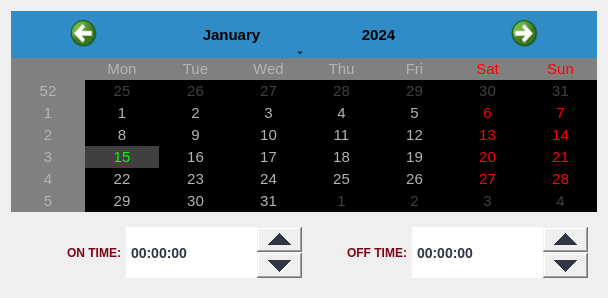
            <widget class="QWidget" name="tab_6">
             <attribute name="title">
              <string>Circuit 3</string>
             </attribute>
             <layout class="QVBoxLayout" name="verticalLayout_21">
              <item>
               <widget class="QCalendarWidget" name="circuit3_calendar">
                <property name="styleSheet">
                 <string notr="true">QCalendarWidget QToolButton {
  	height: 40px;
  	width: 50px;
  	color: black;
  	font-size: 15px;
  	icon-size: 30px, 30px;
  	/*background-color: qlineargradient(x1:0, y1:0, x2:0, y2:1, stop: 0 #cccccc, stop: 1 #333333);*/
  }
QCalendarWidget QMenuBar {
width: 15px;
}
/*the desplegable menu*/
  QCalendarWidget QMenu { 
  	width: 75px;
    left: 10px;
  	color: white;
  	/*font-size: 18px;*/
  	/*background-color: rgb(100, 100, 100);*/
  }
  QCalendarWidget QSpinBox { 
  	/*width: 30px; */
  	font-size:15px; 
  	color: black; 
	width:10px;
	padding-left: 10px;
  	/*background-color: qlineargradient(x1:0, y1:0, x2:0, y2:1, stop: 0 #cccccc, stop: 1 #333333); */
  	selection-background-color: rgb(100, 100, 100);
  }
  QCalendarWidget QSpinBox::up-button {
/*subcontrol-origin: border; */
 subcontrol-position: top right;  
width:40px; 

color: black;

}
  QCalendarWidget QSpinBox::down-button {
/*subcontrol-origin: border; */
subcontrol-position: bottom right; 
width:40px;

color: black;
}
  QCalendarWidget QSpinBox::up-arrow { 
width:15px;  
height:35px; 

}
  QCalendarWidget QSpinBox::down-arrow { 
width:15px;  
height:35px; 
}
   
  /* header row */
  QCalendarWidget QWidget {
 alternate-background-color: rgb(128, 128, 128); 
width:140px;

}
   
  /* normal days */
  QCalendarWidget QAbstractItemView:enabled 
  {
width: 15px;
  	font-size:15px;  
  	color: rgb(180, 180, 180);  
  	background-color: black;  
  	selection-background-color: rgb(64, 64, 64); 
  	selection-color: rgb(0, 255, 0); 
  }
QCalendarWidget QAbstractItemView 
  {
  }
   
  /* days in other months */
  /* navigation bar */
QCalendarWidget QWidget#qt_calendar_navigationbar
{ 
/*background-color: qlineargradient(x1:0, y1:0, x2:0, y2:1, stop: 0 #cccccc, stop: 1 #333333); */
}

QCalendarWidget QAbstractItemView:disabled 
{ 
width: 15px;
color: rgb(64, 64, 64); 
}</string>
                </property>
               </widget>
              </item>
              <item>
               <widget class="QWidget" name="widget_19" native="true">
                <layout class="QHBoxLayout" name="horizontalLayout_14">
                 <property name="spacing">
                  <number>5</number>
                 </property>
                 <item>
                  <widget class="QLabel" name="label_35">
                   <property name="font">
                    <font>
                     <pointsize>-1</pointsize>
                     <weight>75</weight>
                     <italic>false</italic>
                     <bold>true</bold>
                    </font>
                   </property>
                   <property name="styleSheet">
                    <string notr="true">color:#800113;
font:bold 12px;</string>
                   </property>
                   <property name="text">
                    <string>ON TIME:</string>
                   </property>
                   <property name="alignment">
                    <set>Qt::AlignRight|Qt::AlignTrailing|Qt::AlignVCenter</set>
                   </property>
                  </widget>
                 </item>
                 <item>
                  <widget class="QTimeEdit" name="circuit3_onTime">
                   <property name="minimumSize">
                    <size>
                     <width>127</width>
                     <height>47</height>
                    </size>
                   </property>
                   <property name="styleSheet">
                    <string notr="true">QTimeEdit { 
min-height: 45px;
  	min-width: 125px; 
font:bold;
  	font-size:14px; 
  	color: #323642; 
  	/*background-color: qlineargradient(x1:0, y1:0, x2:0, y2:1, stop: 0 #cccccc, stop: 1 #333333); */
selection-background-color: rgb(100, 100, 100);
  }
QTimeEdit::up-button {
 subcontrol-origin: border; 
 subcontrol-position: top right;  
width:45px; 

}
QTimeEdit::down-button {
subcontrol-origin: border; 
subcontrol-position: bottom right; 
width:45px;
}
QTimeEdit::up-arrow { 
width:35px;  
height:35px; 
}
QTimeEdit::down-arrow { 
width:35px;  
height:35px; 
}
</string>
                   </property>
                  </widget>
                 </item>
                 <item>
                  <widget class="QLabel" name="label_36">
                   <property name="font">
                    <font>
                     <pointsize>-1</pointsize>
                     <weight>75</weight>
                     <italic>false</italic>
                     <bold>true</bold>
                    </font>
                   </property>
                   <property name="styleSheet">
                    <string notr="true">color:#800113;
font:bold 12px;</string>
                   </property>
                   <property name="text">
                    <string>OFF TIME:</string>
                   </property>
                   <property name="alignment">
                    <set>Qt::AlignRight|Qt::AlignTrailing|Qt::AlignVCenter</set>
                   </property>
                  </widget>
                 </item>
                 <item>
                  <widget class="QTimeEdit" name="circuit3_offTime">
                   <property name="minimumSize">
                    <size>
                     <width>127</width>
                     <height>47</height>
                    </size>
                   </property>
                   <property name="styleSheet">
                    <string notr="true">QTimeEdit { 
min-height: 45px;
  	min-width: 125px; 
font:bold;
  	font-size:14px; 
  	color: #323642; 
  	/*background-color: qlineargradient(x1:0, y1:0, x2:0, y2:1, stop: 0 #cccccc, stop: 1 #333333); */
selection-background-color: rgb(100, 100, 100);
  }
QTimeEdit::up-button {
 subcontrol-origin: border; 
 subcontrol-position: top right;  
width:45px; 

}
QTimeEdit::down-button {
subcontrol-origin: border; 
subcontrol-position: bottom right; 
width:45px;
}
QTimeEdit::up-arrow { 
width:35px;  
height:35px; 
}
QTimeEdit::down-arrow { 
width:35px;  
height:35px; 
}
</string>
                   </property>
                  </widget>
                 </item>
                </layout>
               </widget>
              </item>
             </layout>
            </widget>
